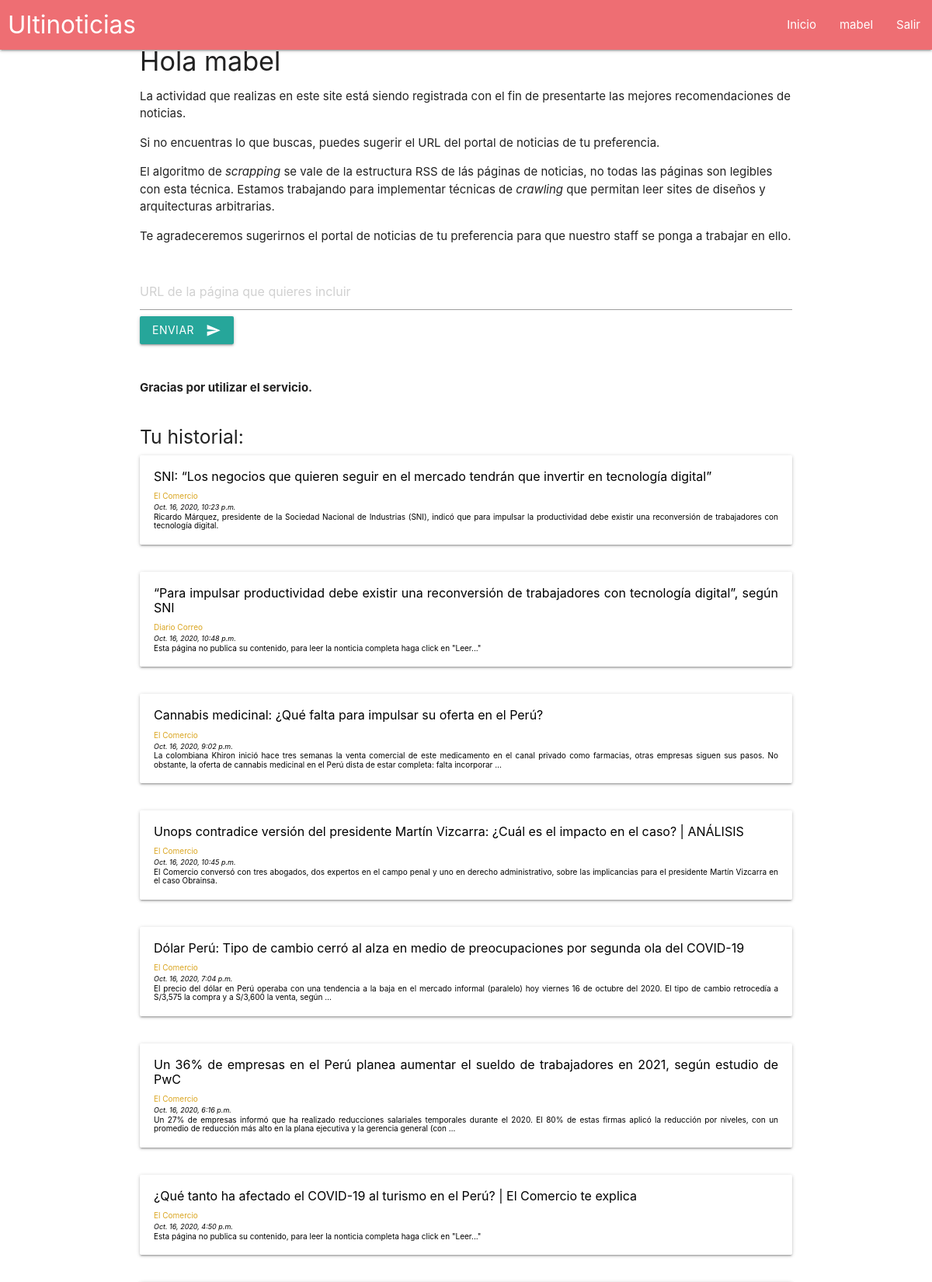
The page /user/ (signed in, upper part) on the database its author committed.
### main/models.py (models this page shows, shortened)
class Preferencia(models.Model):
    id_noticia = models.ForeignKey(
        Noticia, on_delete=models.CASCADE, null=True)
    usuario = models.CharField(max_length=50)
    preferencia = models.BooleanField(default=False)

class Noticia(models.Model):
    id_noticia = models.IntegerField(primary_key=True)
    titulo = models.TextField()
    descripcion = models.TextField()
    url = models.TextField()
    urlImagen = models.TextField()
    fecha = models.DateTimeField()
    autor = models.CharField(max_length=50)
    nombre = models.CharField(max_length=50)
    fuente = models.ForeignKey(Fuente, on_delete=models.CASCADE, null=True)

### main/views.py (the view)
# urls.py: path('user/', views.perfiluser, name="perfiluser"),
def perfiluser(request):
    usuario_actual = request.user
    consultaPreferencias = Preferencia.objects.filter(
        usuario=usuario_actual)
    return render(request, "main/bienvenida.html", {"news": consultaPreferencias, })

### main/templates/main/bienvenida.html (shortened to what this page needs)
{% extends "main/principal.html" %}
{% block content %}
{% if  user.is_authenticated %}
<h4>Hola {{ user.username }} </h4>
{% else %}
<a href="{% url 'sign_up' %}">Regístrate</a>
{% endif %}
<div class="row">
    <p>La actividad que realizas en este site está siendo registrada con el fin de presentarte las mejores
        recomendaciones
        de noticias.</p>
    <p>Si no encuentras lo que buscas, puedes sugerir el URL del portal de noticias de tu preferencia.
    </p>
    <p>El algoritmo de <i>scrapping</i> se vale de la estructura RSS de lás páginas de noticias, no todas las páginas
        son legibles con esta técnica. Estamos trabajando para implementar técnicas de <i>crawling</i> que permitan leer
        sites de diseños y arquitecturas arbitrarias.</p>
    <p>Te agradeceremos sugerirnos el portal de noticias de tu preferencia para que nuestro staff se ponga a trabajar en
        ello.</p>
    <br>
    <form id="miForm">
    <input id="urlsugerencia" type="text" placeholder="URL de la página que quieres incluir">
    <button class="btn waves-effect waves-light" type="submit" name="action" onclick="document.getElementById("miForm").;">Enviar
        <i class="material-icons right">send</i>
    </button>
    </form>
    <br>
    <br>
    <b>Gracias por utilizar el servicio.</b>
    <br>
    <br>
    <h5>Tu historial:</h5>
    {% for new in news %}
    <div class="row s12 m6">
        <div class="card tiny">
            <div class="card-content black-text" style="height: 82%; padding:18px;">
                <span class="card-title"
                    style="font-size:medium; line-height: 120%;text-align: justify;"><b>{{new.id_noticia.titulo}}</b></span>
                <p style="font-size:x-small; color:goldenrod; text-align: justify;">{{new.id_noticia.nombre}}</p>
                <p style="font-size:xx-small; font-style: italic;">{{new.id_noticia.fecha}}</p>
                <p style="font-size:x-small;line-height:116%; height: 100%; text-align: justify;">
                    {% if new.id_noticia.descripcion %}
                    {{new.id_noticia.descripcion|safe|truncatewords:"40"}}
                    {% else %}
                    Esta página no publica su contenido, para leer la nonticia completa haga click en "Leer..."
                    {% endif %}
            </div>
        </div>
    </div>
    {% endfor %}
</div>
{% endblock %}

### main/templates/main/principal.html (shortened to what this page needs)
<!DOCTYPE html>
<html lang="en">
<head>
    {% load static %}
    <link rel="stylesheet" href="https://cdnjs.cloudflare.com/ajax/libs/materialize/1.0.0/css/materialize.min.css">
</head>
<body>
    <header>
        {% include "main/includes/navbar.html" %}
    </header>
    <main>
        <div class="container" style="margin-top: 5%; z-index: 2;">
            {% block content %}
            {% endblock %}
        </div>
    </main>
</body>
</html>

### main/templates/main/includes/navbar.html (shortened to what this page needs)
<nav class="nav-mobile" style="position: fixed; z-index: 3;">
  <div>
    <div style="margin-left: 10px;text-align: left; width:300px;"><a href="#home" class="brand-logo"
        style="width: 150px;">
        Ultinoticias</i></a>
    </div>
    <ul id="nav-mobile" class="right hide-on-med-and-down">
      <li><a href="/recomendados">Inicio</a></li>
      {% if user.is_authenticated %}
      <li><a id="nomusuario" href="/user">{{user.username}}</a></li>
      <li><a href="/logout">Salir</a></li>
      {% else %}
      <li><a href="/registro">Registro</a></li>
      <li><a href="/login">Login</a></li>
      {% endif %}
    </ul>
  </div>
</nav>

### main/templates/main/principal.html (style rules this page uses)
body { display: flex; min-height: 100vh; flex-direction: column; }
main { flex: 1 0 auto; }

### rows shown on the page
Preferencia: id_noticia.titulo "SNI: “Los negocios que quieren seguir en el mercado tendrán que invertir en tecnología digital”", id_noticia.nombre "El Comercio", id_noticia.fecha "Oct. 16, 2020, 10:23 p.m.", id_noticia.descripcion "Ricardo Márquez, presidente de la Sociedad Nacional de Industrias (SNI), indicó que para impulsar la productividad debe existir una reconversión de trabajadores con tecnología digital."
Preferencia: id_noticia.titulo "“Para impulsar productividad debe existir una reconversión de trabajadores con tecnología digital”, según SNI", id_noticia.nombre "Diario Correo", id_noticia.fecha "Oct. 16, 2020, 10:48 p.m.", shows "Esta página no publica su contenido, para leer la nonticia completa haga click en \"Leer...\""
Preferencia: id_noticia.titulo "Cannabis medicinal: ¿Qué falta para impulsar su oferta en el Perú?", id_noticia.nombre "El Comercio", id_noticia.fecha "Oct. 16, 2020, 9:02 p.m.", id_noticia.descripcion "La colombiana Khiron inició hace tres semanas la venta comercial de este medicamento en el canal privado como farmacias, otras empresas siguen sus pasos. No obstante, la oferta de cannabis medicinal en el Perú dista de estar completa: falta incorporar …"
Preferencia: id_noticia.titulo "Unops contradice versión del presidente Martín Vizcarra: ¿Cuál es el impacto en el caso? | ANÁLISIS", id_noticia.nombre "El Comercio", id_noticia.fecha "Oct. 16, 2020, 10:45 p.m.", id_noticia.descripcion "El Comercio conversó con tres abogados, dos expertos en el campo penal y uno en derecho administrativo, sobre las implicancias para el presidente Martín Vizcarra en el caso Obrainsa."
Preferencia: id_noticia.titulo "Dólar Perú: Tipo de cambio cerró al alza en medio de preocupaciones por segunda ola del COVID-19", id_noticia.nombre "El Comercio", id_noticia.fecha "Oct. 16, 2020, 7:04 p.m.", id_noticia.descripcion "El precio del dólar en Perú operaba con una tendencia a la baja en el mercado informal (paralelo) hoy viernes 16 de octubre del 2020. El tipo de cambio retrocedía a S/3,575 la compra y a S/3,600 la venta, según …"
Preferencia: id_noticia.titulo "Un 36% de empresas en el Perú planea aumentar el sueldo de trabajadores en 2021, según estudio de PwC", id_noticia.nombre "El Comercio", id_noticia.fecha "Oct. 16, 2020, 6:16 p.m.", id_noticia.descripcion "Un 27% de empresas informó que ha realizado reducciones salariales temporales durante el 2020. El 80% de estas firmas aplicó la reducción por niveles, con un promedio de reducción más alto en la plana ejecutiva y la gerencia general (con …"
Preferencia: id_noticia.titulo "¿Qué tanto ha afectado el COVID-19 al turismo en el Perú? | El Comercio te explica", id_noticia.nombre "El Comercio", id_noticia.fecha "Oct. 16, 2020, 4:50 p.m.", shows "Esta página no publica su contenido, para leer la nonticia completa haga click en \"Leer...\""

### other values the page prints
{{ user.username }} "mabel"
